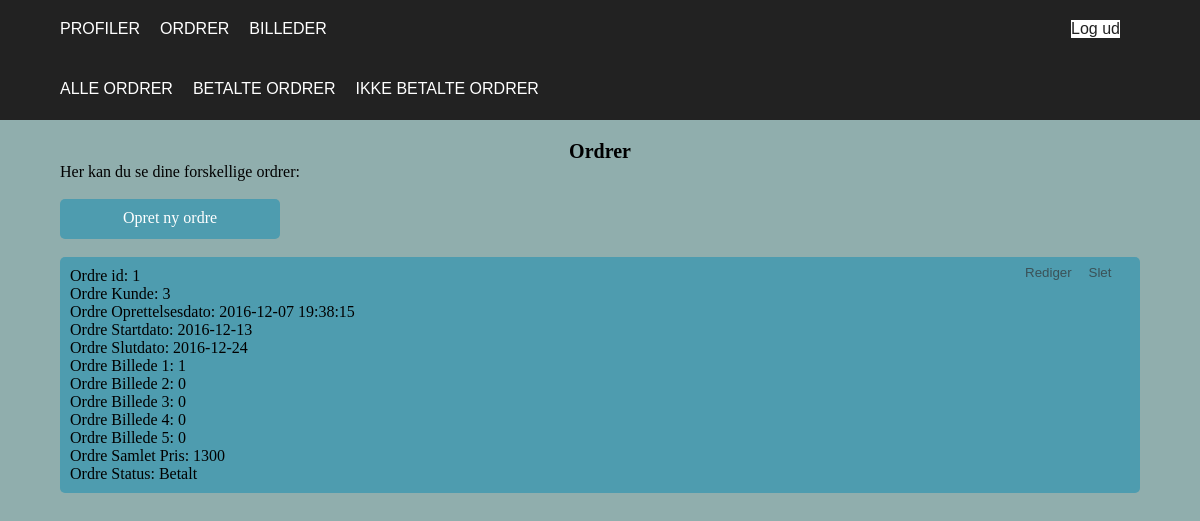
/booking/admin/paid-orders.php (signed in), run on the app's committed database.
### tables this page shows
CREATE TABLE IF NOT EXISTS `ordrer` (
  `idOrdrer` int(11) NOT NULL AUTO_INCREMENT,
  `Ordrer_Oprettelsesdato` datetime NOT NULL DEFAULT CURRENT_TIMESTAMP,
  `Ordrer_Startdato` date NOT NULL,
  `Ordrer_Slutdato` date NOT NULL,
  `Ordrer_SamletPris` decimal(10,0) NOT NULL,
  `kunder_idKunder` int(11) NOT NULL,
  `admins_id_Admins` int(11) NOT NULL DEFAULT '1',
  `Ordrer_Billede1` int(11) NOT NULL,
  `Ordrer_Billede2` int(11) DEFAULT NULL,
  `Ordrer_Billede3` int(11) DEFAULT NULL,
  `Ordrer_Billede4` int(11) DEFAULT NULL,
  `Ordrer_Billede5` int(11) DEFAULT NULL,
  `Ordrer_Status` varchar(45) NOT NULL DEFAULT 'Ikke-betalt',
  PRIMARY KEY (`idOrdrer`,`kunder_idKunder`,`admins_id_Admins`),
  UNIQUE KEY `id_UNIQUE` (`idOrdrer`),
  KEY `fk_ordrer_kunder1_idx` (`kunder_idKunder`),
  KEY `fk_ordrer_admins1_idx` (`admins_id_Admins`)
);

### booking/admin/paid-orders.php (the view)
<?php
	include 'dbcon.php';
	include 'header.php';
	include 'order-header.php';
?>
		<H1 class="indhold_overskrift">Ordrer</H1>
		<p class="indhold_text">Her kan du se dine forskellige ordrer:</p>
		<br>
			<div class="projekt-form">
<?php
	if (isset($_SESSION['id'])) {
		$conn = mysqli_connect($servername, $username, $password, $table);
		$sql = "SELECT * FROM ordrer WHERE Ordrer_Status='Betalt'";
		$result = mysqli_query($conn, $sql);
		echo "<a href='create-order.php' class='create-button'>Opret ny ordre</a><br><br>";
			while ($row = $result->fetch_assoc()) {
				echo "<div class='project-box'>
					<p>Ordre id:" . " " . $row['idOrdrer'] . "</p>
					<p>Ordre Kunde:" . " " . $row['kunder_idKunder'] . "</p>
					<p>Ordre Oprettelsesdato:" . " " . $row['Ordrer_Oprettelsesdato'] . "</p>
					<p>Ordre Startdato:" . " " . $row['Ordrer_Startdato'] . "</p>
					<p>Ordre Slutdato:" . " " . $row['Ordrer_Slutdato'] . "</p>
					<p>Ordre Billede 1:" . " " . $row['Ordrer_Billede1'] . "</p>
					<p>Ordre Billede 2:" . " " . $row['Ordrer_Billede2'] . "</p>
					<p>Ordre Billede 3:" . " " . $row['Ordrer_Billede3'] . "</p>
					<p>Ordre Billede 4:" . " " . $row['Ordrer_Billede4'] . "</p>
					<p>Ordre Billede 5:" . " " . $row['Ordrer_Billede5'] . "</p>
					<p>Ordre Samlet Pris:" . " " . $row['Ordrer_SamletPris'] . "</p>
					<p>Ordre Status:" . " " . $row['Ordrer_Status'] . "</p>
					<form class='edit-form' method='POST' action='edit-order.php'>
						<input type='hidden' name='Oid' value='".$row['idOrdrer']."'>
						<input type='hidden' name='OKunde' value='".$row['kunder_idKunder']."'>
						<input type='hidden' name='OPic1' value='".$row['Ordrer_Billede1']."'>
						<input type='hidden' name='OPic2' value='".$row['Ordrer_Billede2']."'>
						<input type='hidden' name='OPic3' value='".$row['Ordrer_Billede3']."'>
						<input type='hidden' name='OPic4' value='".$row['Ordrer_Billede4']."'>
						<input type='hidden' name='OPic5' value='".$row['Ordrer_Billede5']."'>
						<input type='hidden' name='OStart' value='".$row['Ordrer_Startdato']."'>
						<input type='hidden' name='OSlut' value='".$row['Ordrer_Slutdato']."'>
						<input type='hidden' name='OSamlet' value='".$row['Ordrer_SamletPris']."'>
						<input type='hidden' name='OStatus' value='".$row['Ordrer_Status']."'>
						<button>Rediger</button>
					</form>
					<form class='delete-form' method='POST' action='delete-order.php'>
						<input type='hidden' name='Oid_1' value='".$row['idOrdrer']."'>
						<button>Slet</button>
					</form>
					</div>
					<br><br>";
			}
	}
	else {
		echo "Du skal være logget ind for at kunne oprette eller ændre i projekter.";
	}
?>
			</div>
</body>
</html>

### booking/admin/style.css (style rules this page uses)
* { margin: 0px; padding: 0px; text-decoration: none; }
body { background-color: #90AEAD; }
.indhold_overskrift { text-align: center; font-size: 20px; margin-top: 20px; }
.indhold_text { margin-left: 60px; }
.profil-form, .projekt-form { margin-left: 60px; }
.create-button { display: inline-block; width: 200px; height: 20px; background: #4E9CAF; padding: 10px; text-align: center; border-radius: 5px; color: white; margin-right: 20px; }
.project-box { position: relative; border: none; border-radius: 5px; background-color: #4E9CAF; padding: 10px; margin-right: 60px; }
.edit-form { position: absolute; top: 5px; right: 75px; }
.edit-form button { width: 40px; height: 20px; color: #333333; background-color: #4E9CAF; opacity: 0.7; border: none; }
.delete-form { position: absolute; top: 5px; right: 20px; }
.delete-form button { width: 40px; height: 20px; color: #333333; background-color: #4E9CAF; opacity: 0.7; border: none; }

### data on the page
ordrer: idOrdrer "1", kunder_idKunder "3", Ordrer_Oprettelsesdato "2016-12-07 19:38:15", Ordrer_Startdato "2016-12-13", Ordrer_Slutdato "2016-12-24", Ordrer_Billede1 "1", Ordrer_Billede2 "0", Ordrer_Billede3 "0", Ordrer_Billede4 "0", Ordrer_Billede5 "0", Ordrer_SamletPris "1300", Ordrer_Status "Betalt"
